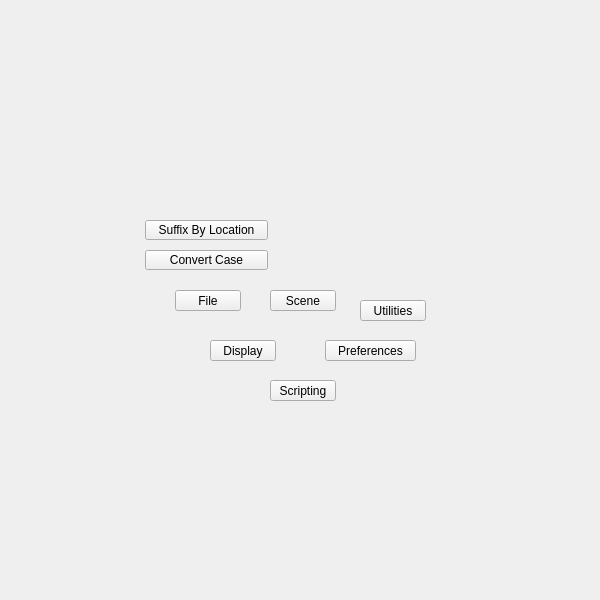
<?xml version="1.0" encoding="UTF-8"?>
<ui version="4.0">
 <class>QtUi</class>
 <widget class="QMainWindow" name="QtUi">
  <property name="enabled">
   <bool>true</bool>
  </property>
  <property name="geometry">
   <rect>
    <x>0</x>
    <y>0</y>
    <width>600</width>
    <height>600</height>
   </rect>
  </property>
  <property name="sizePolicy">
   <sizepolicy hsizetype="Ignored" vsizetype="Ignored">
    <horstretch>0</horstretch>
    <verstretch>0</verstretch>
   </sizepolicy>
  </property>
  <property name="minimumSize">
   <size>
    <width>0</width>
    <height>0</height>
   </size>
  </property>
  <property name="maximumSize">
   <size>
    <width>600</width>
    <height>600</height>
   </size>
  </property>
  <property name="cursor">
   <cursorShape>ArrowCursor</cursorShape>
  </property>
  <property name="windowTitle">
   <string>Toolkit</string>
  </property>
  <property name="whatsThis">
   <string>main</string>
  </property>
  <property name="toolButtonStyle">
   <enum>Qt::ToolButtonIconOnly</enum>
  </property>
  <property name="tabShape">
   <enum>QTabWidget::Triangular</enum>
  </property>
  <property name="dockNestingEnabled">
   <bool>true</bool>
  </property>
  <property name="dockOptions">
   <set>QMainWindow::AllowNestedDocks|QMainWindow::AllowTabbedDocks|QMainWindow::AnimatedDocks|QMainWindow::ForceTabbedDocks</set>
  </property>
  <widget class="QWidget" name="mainWindow">
   <property name="sizePolicy">
    <sizepolicy hsizetype="Ignored" vsizetype="Ignored">
     <horstretch>0</horstretch>
     <verstretch>0</verstretch>
    </sizepolicy>
   </property>
   <widget class="QPushButton" name="i017">
    <property name="geometry">
     <rect>
      <x>175</x>
      <y>290</y>
      <width>66</width>
      <height>21</height>
     </rect>
    </property>
    <property name="minimumSize">
     <size>
      <width>0</width>
      <height>21</height>
     </size>
    </property>
    <property name="maximumSize">
     <size>
      <width>16777215</width>
      <height>21</height>
     </size>
    </property>
    <property name="toolTip">
     <string/>
    </property>
    <property name="whatsThis">
     <string>file</string>
    </property>
    <property name="text">
     <string>File</string>
    </property>
   </widget>
   <widget class="QPushButton" name="i032">
    <property name="geometry">
     <rect>
      <x>210</x>
      <y>340</y>
      <width>66</width>
      <height>21</height>
     </rect>
    </property>
    <property name="minimumSize">
     <size>
      <width>0</width>
      <height>21</height>
     </size>
    </property>
    <property name="maximumSize">
     <size>
      <width>16777215</width>
      <height>21</height>
     </size>
    </property>
    <property name="whatsThis">
     <string>display</string>
    </property>
    <property name="text">
     <string>Display</string>
    </property>
   </widget>
   <widget class="QPushButton" name="i003">
    <property name="geometry">
     <rect>
      <x>270</x>
      <y>290</y>
      <width>66</width>
      <height>21</height>
     </rect>
    </property>
    <property name="minimumSize">
     <size>
      <width>0</width>
      <height>21</height>
     </size>
    </property>
    <property name="maximumSize">
     <size>
      <width>16777215</width>
      <height>21</height>
     </size>
    </property>
    <property name="whatsThis">
     <string>scene</string>
    </property>
    <property name="text">
     <string>Scene</string>
    </property>
   </widget>
   <widget class="QPushButton" name="i022">
    <property name="geometry">
     <rect>
      <x>325</x>
      <y>340</y>
      <width>91</width>
      <height>21</height>
     </rect>
    </property>
    <property name="minimumSize">
     <size>
      <width>0</width>
      <height>21</height>
     </size>
    </property>
    <property name="maximumSize">
     <size>
      <width>999</width>
      <height>21</height>
     </size>
    </property>
    <property name="toolTip">
     <string>Preferences</string>
    </property>
    <property name="whatsThis">
     <string>preferences</string>
    </property>
    <property name="text">
     <string>Preferences</string>
    </property>
   </widget>
   <widget class="QPushButton" name="i023">
    <property name="geometry">
     <rect>
      <x>270</x>
      <y>380</y>
      <width>66</width>
      <height>21</height>
     </rect>
    </property>
    <property name="minimumSize">
     <size>
      <width>0</width>
      <height>21</height>
     </size>
    </property>
    <property name="maximumSize">
     <size>
      <width>16777215</width>
      <height>21</height>
     </size>
    </property>
    <property name="whatsThis">
     <string>scripting</string>
    </property>
    <property name="text">
     <string>Scripting</string>
    </property>
   </widget>
   <widget class="QPushButton" name="i020">
    <property name="geometry">
     <rect>
      <x>360</x>
      <y>300</y>
      <width>66</width>
      <height>21</height>
     </rect>
    </property>
    <property name="minimumSize">
     <size>
      <width>0</width>
      <height>21</height>
     </size>
    </property>
    <property name="maximumSize">
     <size>
      <width>16777215</width>
      <height>21</height>
     </size>
    </property>
    <property name="cursor">
     <cursorShape>IBeamCursor</cursorShape>
    </property>
    <property name="whatsThis">
     <string>utilities</string>
    </property>
    <property name="text">
     <string>Utilities</string>
    </property>
   </widget>
   <widget class="PushButton" name="tb000">
    <property name="enabled">
     <bool>true</bool>
    </property>
    <property name="geometry">
     <rect>
      <x>145</x>
      <y>250</y>
      <width>123</width>
      <height>20</height>
     </rect>
    </property>
    <property name="minimumSize">
     <size>
      <width>0</width>
      <height>20</height>
     </size>
    </property>
    <property name="maximumSize">
     <size>
      <width>999</width>
      <height>20</height>
     </size>
    </property>
    <property name="toolTip">
     <string>&lt;html&gt;&lt;head/&gt;&lt;body&gt;&lt;p&gt;Convert the case of scene object names.&lt;/p&gt;&lt;p&gt;If nothing is selected all scene objects will be renamed.&lt;/p&gt;&lt;/body&gt;&lt;/html&gt;</string>
    </property>
    <property name="text">
     <string>Convert Case</string>
    </property>
    <property name="iconSize">
     <size>
      <width>18</width>
      <height>18</height>
     </size>
    </property>
   </widget>
   <widget class="PushButton" name="tb001">
    <property name="enabled">
     <bool>true</bool>
    </property>
    <property name="geometry">
     <rect>
      <x>145</x>
      <y>220</y>
      <width>123</width>
      <height>20</height>
     </rect>
    </property>
    <property name="minimumSize">
     <size>
      <width>0</width>
      <height>20</height>
     </size>
    </property>
    <property name="maximumSize">
     <size>
      <width>999</width>
      <height>20</height>
     </size>
    </property>
    <property name="toolTip">
     <string>Rename objects with a suffix defined by its location from origin.</string>
    </property>
    <property name="text">
     <string>Suffix By Location</string>
    </property>
    <property name="iconSize">
     <size>
      <width>18</width>
      <height>18</height>
     </size>
    </property>
   </widget>
  </widget>
 </widget>
 <customwidgets>
  <customwidget>
   <class>PushButton</class>
   <extends>QPushButton</extends>
   <header>widgets.pushbutton.h</header>
  </customwidget>
 </customwidgets>
 <resources/>
 <connections/>
 <designerdata>
  <property name="gridDeltaX">
   <number>5</number>
  </property>
  <property name="gridDeltaY">
   <number>10</number>
  </property>
  <property name="gridSnapX">
   <bool>true</bool>
  </property>
  <property name="gridSnapY">
   <bool>true</bool>
  </property>
  <property name="gridVisible">
   <bool>true</bool>
  </property>
 </designerdata>
</ui>
